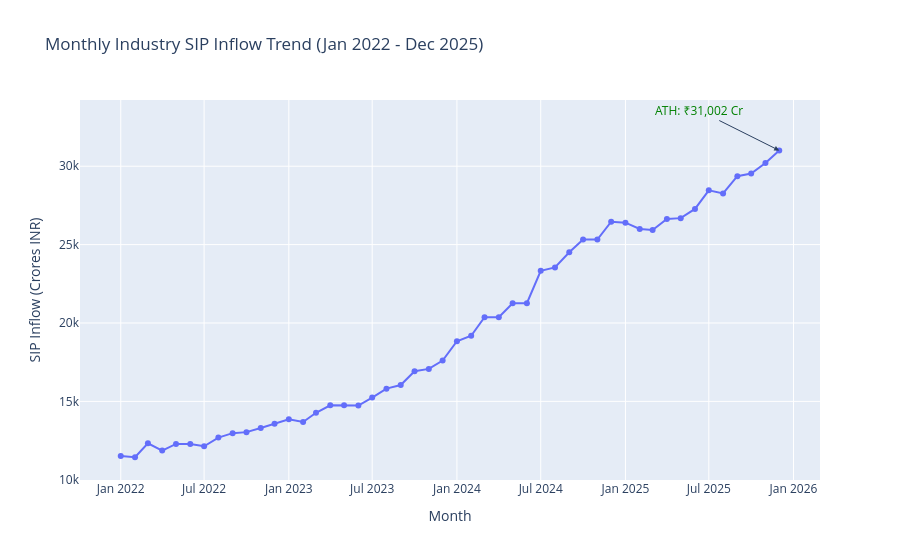

Here is the notebook cell this chart was saved with:
### Markdown cell above
## 3. Monthly SIP Inflow Time-Series (Plotly Interactive Chart)

Tracking the growth of monthly SIP inflows across the industry and annotating the all-time high (ATH) in December 2025.

### Code cell
fig = px.line(df_sip, x="month", y="sip_inflow_crore", markers=True,
              title="Monthly Industry SIP Inflow Trend (Jan 2022 - Dec 2025)",
              labels={"sip_inflow_crore": "SIP Inflow (Crores INR)", "month": "Month"})

# Annotate Dec 2025 All-Time High
fig.add_annotation(x="2025-12", y=31002, text="ATH: ₹31,002 Cr",
                   showarrow=True, arrowhead=2, ax=-80, ay=-40, font=dict(color="green", size=12))

fig.show()

### Figure 1 — Plotly figure (JSON) as saved in the notebook; plotly's stock layout.template omitted (floating-point values rounded to 4 significant figures)
{"data": [{"hovertemplate": "Month=%{x}<br>SIP Inflow (Crores INR)=%{y}<extra></extra>", "legendgroup": "", "line": {"color": "#636efa", "dash": "solid"}, "marker": {"symbol": "circle"}, "mode": "lines+markers", "name": "", "orientation": "v", "showlegend": false, "type": "scatter", "x": ["2022-01", "2022-02", "2022-03", "2022-04", "2022-05", "2022-06", "2022-07", "2022-08", "2022-09", "2022-10", "2022-11", "2022-12", "2023-01", "2023-02", "2023-03", "2023-04", "2023-05", "2023-06", "2023-07", "2023-08", "2023-09", "2023-10", "2023-11", "2023-12", "2024-01", "2024-02", "2024-03", "2024-04", "2024-05", "2024-06", "2024-07", "2024-08", "2024-09", "2024-10", "2024-11", "2024-12", "2025-01", "2025-02", "2025-03", "2025-04", "2025-05", "2025-06", "2025-07", "2025-08", "2025-09", "2025-10", "2025-11", "2025-12"], "xaxis": "x", "y": [11517, 11438, 12328, 11863, 12286, 12276, 12140, 12694, 12976, 13040, 13306, 13573, 13856, 13687, 14276, 14749, 14749, 14734, 15245, 15814, 16042, 16928, 17073, 17610, 18838, 19187, 20371, 20371, 21262, 21262, 23332, 23547, 24509, 25323, 25320, 26459, 26400, 25999, 25926, 26632, 26688, 27274, 28464, 28265, 29361, 29529, 30200, 31002], "yaxis": "y"}], "layout": {"annotations": [{"arrowhead": 2, "ax": -80, "ay": -40, "font": {"color": "green", "size": 12}, "showarrow": true, "text": "ATH: ₹31,002 Cr", "x": "2025-12", "y": 31002}], "legend": {"tracegroupgap": 0}, "title": {"text": "Monthly Industry SIP Inflow Trend (Jan 2022 - Dec 2025)"}, "xaxis": {"anchor": "y", "domain": [0.0, 1.0], "title": {"text": "Month"}}, "yaxis": {"anchor": "x", "domain": [0.0, 1.0], "title": {"text": "SIP Inflow (Crores INR)"}}}}
